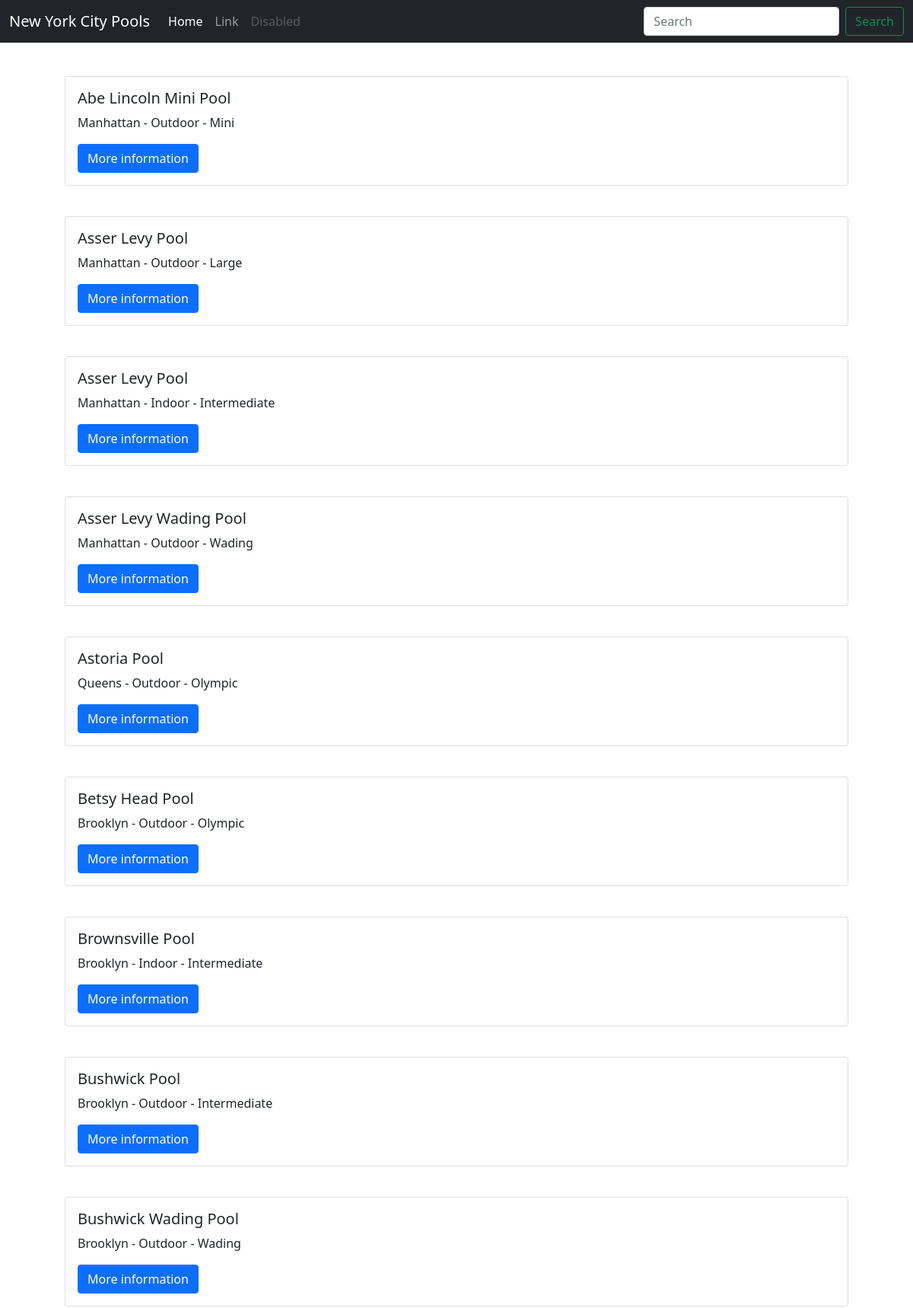
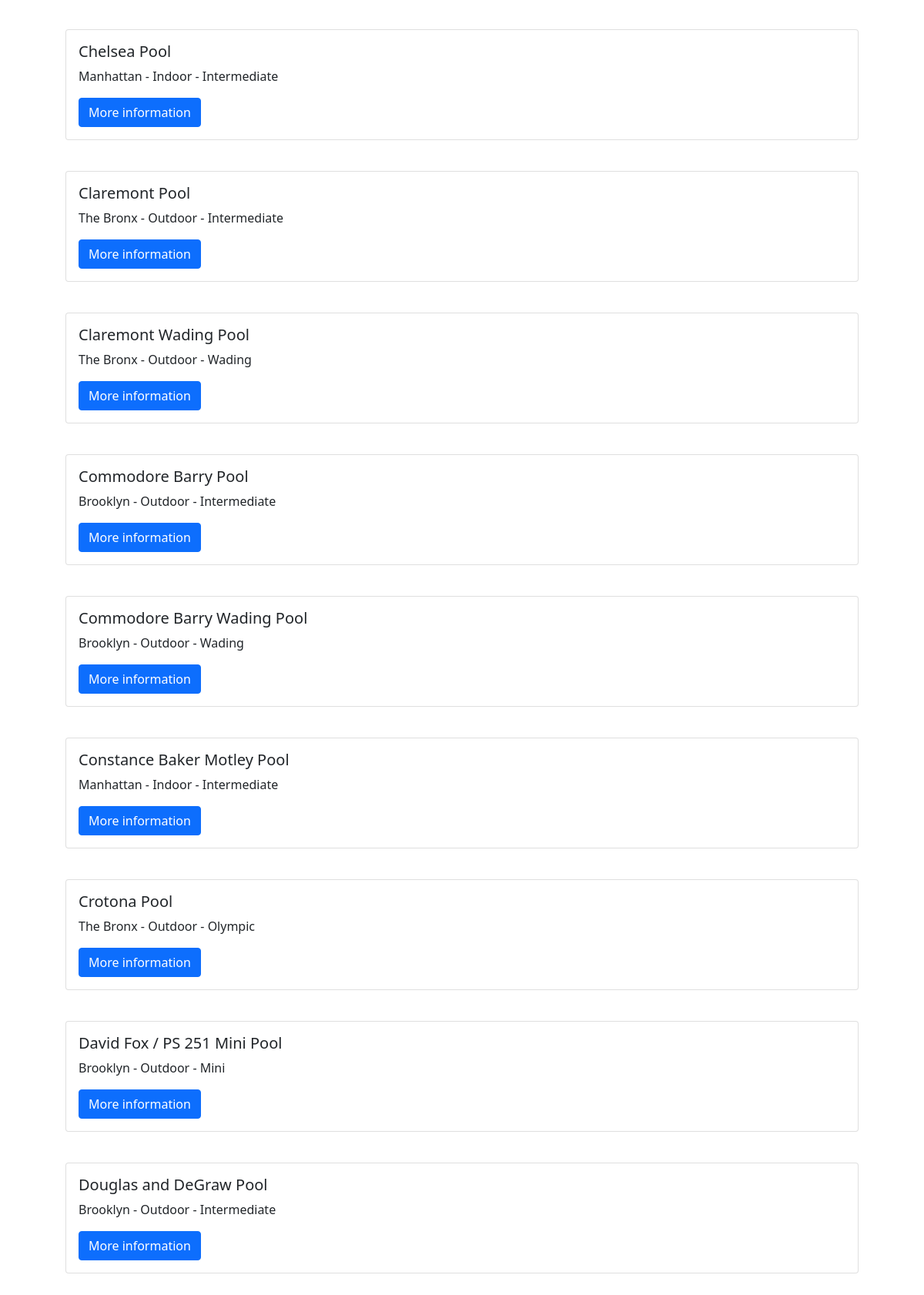
The page / (upper part) on the database its author committed (2 pictures, top to bottom).
### database.py (models this page shows)
class Pool(Base):
    __tablename__ = "pool"
    id = Column(Integer, primary_key=True)
    name = Column(String)
    borough = Column(String)
    location = Column(String)
    pooltype = Column(String)
    latitude = Column(Float)
    longitude = Column(Float)
    attendances = relationship("Attendance", back_populates="pool")

### app.py (the view)
@app.route("/")
def home():
    pools = db.session.query(Pool).order_by(Pool.name).all()
    return render_template('home.html', pools=pools)

### templates/home.html
{%extends "base.html"%}
{%block body%}
<main class="flex-shrink-0">
  <div class="container">
    {%for pool in pools%}
      <div class="card">
        <div class="card-body">
          <h5 class="card-title">{{pool.name}}</h5>
          <p class="card-text">{{pool.borough}} - {{pool.location}} - {{pool.pooltype}}</p>
          <a href={{pool.id}} class="btn btn-primary">More information</a>
        </div>
      </div>
    {%endfor%}
  </div>
</main>
{%endblock%}

### templates/base.html (shortened to what this page needs)
<!DOCTYPE html>
<html lang="en" class="h-100">
  <head>
    <link
      href="https://cdn.jsdelivr.net/npm/bootstrap@5.0.2/dist/css/bootstrap.min.css"
      rel="stylesheet"
    />
    <link
      rel="stylesheet"
      href="https://unpkg.com/leaflet@1.9.4/dist/leaflet.css"
    />
    <link
      rel="stylesheet"
      href="{{url_for('static',filename='css/styles.css')}}"
    />
  </head>
  <body>
    <header>
      <nav class="navbar navbar-expand-md navbar-dark fixed-top bg-dark">
        <div class="container-fluid">
          <a class="navbar-brand" href="/">New York City Pools</a>
          <div class="collapse navbar-collapse" id="navbarCollapse">
            <ul class="navbar-nav me-auto mb-2 mb-md-0">
              <li class="nav-item">
                <a class="nav-link active" aria-current="page" href="#">Home</a>
              </li>
              <li class="nav-item">
                <a class="nav-link" href="#">Link</a>
              </li>
              <li class="nav-item">
                <a
                  class="nav-link disabled"
                  href="#"
                  tabindex="-1"
                  aria-disabled="true"
                  >Disabled</a
                >
              </li>
            </ul>
            <form class="d-flex">
              <input
                class="form-control me-2"
                type="search"
                placeholder="Search"
                aria-label="Search"
              />
              <button class="btn btn-outline-success" type="submit">
                Search
              </button>
            </form>
          </div>
        </div>
      </nav>
    </header>
    {%block body%} {%endblock%}
  </body>
</html>

### static/css/styles.css (style rules this page uses)
main > .container { padding: 60px 15px 0; }
.card { margin: 5vh; }

### rows shown on the page
Pool: name "Abe Lincoln Mini Pool", borough "Manhattan", location "Outdoor", pooltype "Mini"
Pool: name "Asser Levy Pool", borough "Manhattan", location "Outdoor", pooltype "Large"
Pool: name "Asser Levy Pool", borough "Manhattan", location "Indoor", pooltype "Intermediate"
Pool: name "Asser Levy Wading Pool", borough "Manhattan", location "Outdoor", pooltype "Wading"
Pool: name "Astoria Pool", borough "Queens", location "Outdoor", pooltype "Olympic"
Pool: name "Betsy Head Pool", borough "Brooklyn", location "Outdoor", pooltype "Olympic"
Pool: name "Brownsville Pool", borough "Brooklyn", location "Indoor", pooltype "Intermediate"
Pool: name "Bushwick Pool", borough "Brooklyn", location "Outdoor", pooltype "Intermediate"
Pool: name "Bushwick Wading Pool", borough "Brooklyn", location "Outdoor", pooltype "Wading"
Pool: name "Chelsea Pool", borough "Manhattan", location "Indoor", pooltype "Intermediate"
Pool: name "Claremont Pool", borough "The Bronx", location "Outdoor", pooltype "Intermediate"
Pool: name "Claremont Wading Pool", borough "The Bronx", location "Outdoor", pooltype "Wading"
Pool: name "Commodore Barry Pool", borough "Brooklyn", location "Outdoor", pooltype "Intermediate"
Pool: name "Commodore Barry Wading Pool", borough "Brooklyn", location "Outdoor", pooltype "Wading"
Pool: name "Constance Baker Motley Pool", borough "Manhattan", location "Indoor", pooltype "Intermediate"
Pool: name "Crotona Pool", borough "The Bronx", location "Outdoor", pooltype "Olympic"
Pool: name "David Fox / PS 251 Mini Pool", borough "Brooklyn", location "Outdoor", pooltype "Mini"
Pool: name "Douglas and DeGraw Pool", borough "Brooklyn", location "Outdoor", pooltype "Intermediate"
